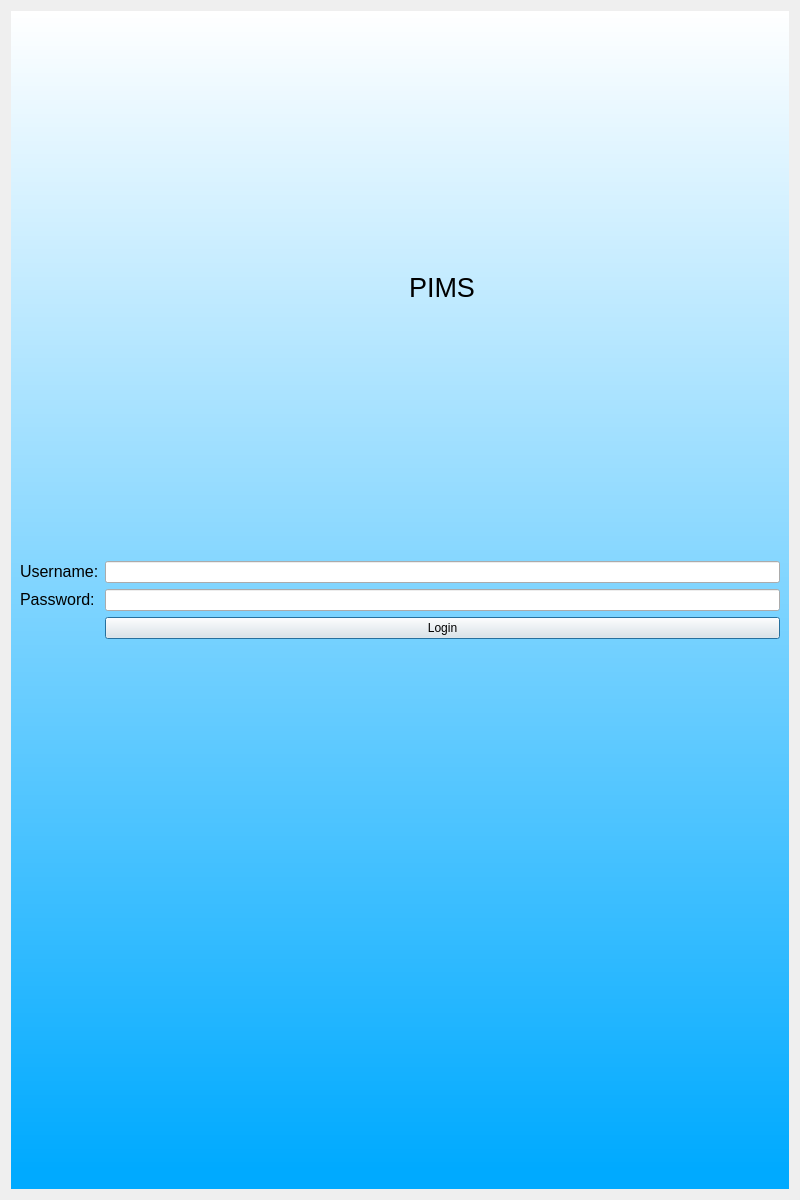
<?xml version="1.0" encoding="UTF-8"?>
<ui version="4.0">
 <class>Dialog</class>
 <widget class="QDialog" name="Dialog">
  <property name="geometry">
   <rect>
    <x>0</x>
    <y>0</y>
    <width>800</width>
    <height>1200</height>
   </rect>
  </property>
  <property name="windowTitle">
   <string>Dialog</string>
  </property>
  <layout class="QGridLayout" name="gridLayout">
   <item row="0" column="0">
    <widget class="QWidget" name="widget" native="true">
     <property name="styleSheet">
      <string notr="true">QWidget#widget{
background-color:qlineargradient(spread:pad, x1:1, y1:0.982409, x2:1, y2:0, stop:0 rgba(0, 170, 255, 255), stop:1 rgba(255, 255, 255, 255))}</string>
     </property>
     <layout class="QGridLayout" name="gridLayout_2">
      <item row="1" column="0">
       <widget class="QLabel" name="labelUser">
        <property name="styleSheet">
         <string notr="true">font: 16pt &quot;MS Shell Dlg 2&quot;;</string>
        </property>
        <property name="text">
         <string>&lt;html&gt;&lt;head/&gt;&lt;body&gt;&lt;p&gt;&lt;span style=&quot; font-size:12pt;&quot;&gt;Username:&lt;/span&gt;&lt;/p&gt;&lt;/body&gt;&lt;/html&gt;</string>
        </property>
       </widget>
      </item>
      <item row="1" column="1">
       <widget class="QLineEdit" name="userField"/>
      </item>
      <item row="3" column="1">
       <widget class="QPushButton" name="login">
        <property name="styleSheet">
         <string notr="true">font: 16pt &quot;MS Shell Dlg 2&quot;;</string>
        </property>
        <property name="text">
         <string>Login</string>
        </property>
       </widget>
      </item>
      <item row="2" column="1">
       <widget class="QLineEdit" name="passwordField"/>
      </item>
      <item row="4" column="0" colspan="2">
       <widget class="QLabel" name="errorMsg">
        <property name="styleSheet">
         <string notr="true">font: 12pt &quot;MS Shell Dlg 2&quot;;color:rgb(255, 0, 0)</string>
        </property>
        <property name="text">
         <string/>
        </property>
       </widget>
      </item>
      <item row="0" column="1" alignment="Qt::AlignHCenter">
       <widget class="QLabel" name="label">
        <property name="sizePolicy">
         <sizepolicy hsizetype="Minimum" vsizetype="Minimum">
          <horstretch>0</horstretch>
          <verstretch>0</verstretch>
         </sizepolicy>
        </property>
        <property name="styleSheet">
         <string notr="true">font: 36pt &quot;MS Shell Dlg 2&quot;;</string>
        </property>
        <property name="text">
         <string>&lt;html&gt;&lt;head/&gt;&lt;body&gt;&lt;p&gt;&lt;span style=&quot; font-size:20pt;&quot;&gt;PIMS&lt;/span&gt;&lt;/p&gt;&lt;/body&gt;&lt;/html&gt;</string>
        </property>
       </widget>
      </item>
      <item row="2" column="0">
       <widget class="QLabel" name="labelPass">
        <property name="styleSheet">
         <string notr="true">font: 16pt &quot;MS Shell Dlg 2&quot;;</string>
        </property>
        <property name="text">
         <string>&lt;html&gt;&lt;head/&gt;&lt;body&gt;&lt;p&gt;&lt;span style=&quot; font-size:12pt;&quot;&gt;Password:&lt;/span&gt;&lt;/p&gt;&lt;/body&gt;&lt;/html&gt;</string>
        </property>
       </widget>
      </item>
     </layout>
    </widget>
   </item>
  </layout>
 </widget>
 <resources/>
 <connections/>
</ui>
